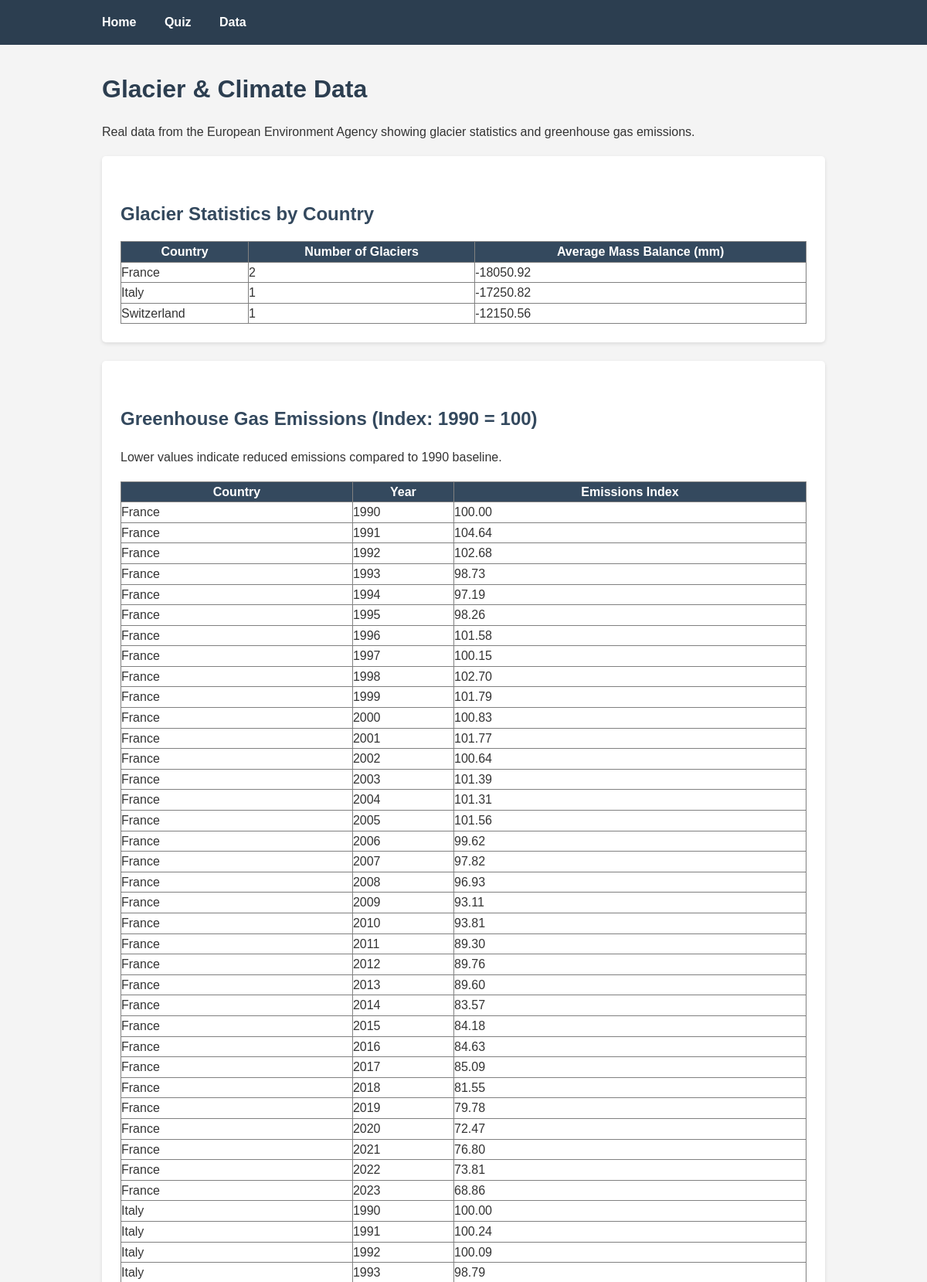
Page /data (upper part) on the committed database.
### tables this page shows
CREATE TABLE countries ( 
    country_id INTEGER PRIMARY KEY AUTOINCREMENT, 
    country_name TEXT UNIQUE NOT NULL 
);

CREATE TABLE ghg_emissions (
    ghg_id INTEGER PRIMARY KEY AUTOINCREMENT,
    country_id INTEGER NOT NULL,
    year INTEGER NOT NULL,
    emissions_index REAL,
    UNIQUE(country_id, year),
    FOREIGN KEY (country_id) REFERENCES countries(country_id)
);

### app.py (the view)
@app.route('/data')
def data():
    conn = sqlite3.connect('alpinewatch.db')
    cursor = conn.cursor()
    cursor.execute('''
        SELECT c.country_name, COUNT(DISTINCT g.glacier_id) as glacier_count,
               AVG(gd.net_mass_balance) as avg_mass_balance
        FROM countries c
        LEFT JOIN glaciers g ON c.country_id = g.country_id
        LEFT JOIN glacier_data gd ON g.glacier_id = gd.glacier_id
        WHERE c.country_name IN ('Switzerland', 'Italy', 'France')
        GROUP BY c.country_name
    ''')
    glacier_stats = cursor.fetchall()
    cursor.execute('''
    SELECT c.country_name, ge.year, ge.emissions_index
    FROM ghg_emissions ge
    JOIN countries c ON ge.country_id = c.country_id
    WHERE c.country_name IN ('Switzerland', 'Italy', 'France')
    ORDER BY c.country_name, ge.year
''')
    ghg_data = cursor.fetchall()
    conn.close()
    return render_template('data.html', glacier_stats=glacier_stats, ghg_data=ghg_data)

### templates/Data.html (shortened to what this page needs)
<!DOCTYPE html>
<html lang="en">
<head>
    <link rel="stylesheet" href="{{ url_for('static', filename='style.css') }}">
</head>
<body>
    <nav>
        <div class="container">
            <a href="/">Home</a>
            <a href="/quiz">Quiz</a>
            <a href="/data">Data</a>
        </div>
    </nav>
    <main>
        <div class="container">
            <h1>Glacier & Climate Data</h1>
            <p>Real data from the European Environment Agency showing glacier statistics and greenhouse gas emissions.</p>
            <div class="card">
                <h2>Glacier Statistics by Country</h2>
                <table border="1" cellpadding="10" cellspacing="0" style="width: 100%; border-collapse: collapse;">
                    <thead>
                        <tr style="background-color: #34495e; color: white;">
                            <th>Country</th>
                            <th>Number of Glaciers</th>
                            <th>Average Mass Balance (mm)</th>
                        </tr>
                    </thead>
                    <tbody>
                        {% for stat in glacier_stats %}
                        <tr>
                            <td>{{ stat[0] }}</td>
                            <td>{{ stat[1] }}</td>
                            <td>{{ "%.2f"|format(stat[2]) if stat[2] else "N/A" }}</td>
                        </tr>
                        {% endfor %}
                    </tbody>
                </table>
            </div>
            <div class="card">
                <h2>Greenhouse Gas Emissions (Index: 1990 = 100)</h2>
                <p>Lower values indicate reduced emissions compared to 1990 baseline.</p>
                <table border="1" cellpadding="10" cellspacing="0" style="width: 100%; border-collapse: collapse;">
                    <thead>
                        <tr style="background-color: #34495e; color: white;">
                            <th>Country</th>
                            <th>Year</th>
                            <th>Emissions Index</th>
                        </tr>
                    </thead>
                    <tbody>
                        {% for emission in ghg_data %}
                        <tr>
                            <td>{{ emission[0] }}</td>
                            <td>{{ emission[1] }}</td>
                            <td>{{ "%.2f"|format(emission[2]) }}</td>
                        </tr>
                        {% endfor %}
                    </tbody>
                </table>
            </div>
        </div>
    </main>
</body>
</html>

### static/style.css (style rules this page uses)
* { margin: 0; padding: 0; box-sizing: border-box; }
body { font-family: Arial, sans-serif; line-height: 1.6; color: #333; background-color: #f4f4f4; }
nav { background-color: #2c3e50; padding: 1rem; margin-bottom: 2rem; }
nav a { color: white; text-decoration: none; margin-right: 2rem; font-weight: bold; }
.container { max-width: 1000px; margin: 0 auto; padding: 0 2rem; }
h1 { color: #2c3e50; margin-bottom: 1rem; }
h2 { color: #34495e; margin-top: 2rem; margin-bottom: 1rem; }
p { margin-bottom: 1rem; line-height: 1.8; }
.card { background-color: white; padding: 1.5rem; border-radius: 5px; margin-bottom: 1.5rem; box-shadow: 0 2px 5px rgba(0,0,0,0.1); }

### rows in the picture
countries: country_name "France", stat "2", value "-18050.92"
countries: country_name "Italy", stat "1", value "-17250.82"
countries: country_name "Switzerland", stat "1", value "-12150.56"
ghg_emissions: country_name "France", year "1990", emissions_index "100.00"
ghg_emissions: country_name "France", year "1991", emissions_index "104.64"
ghg_emissions: country_name "France", year "1992", emissions_index "102.68"
ghg_emissions: country_name "France", year "1993", emissions_index "98.73"
ghg_emissions: country_name "France", year "1994", emissions_index "97.19"
ghg_emissions: country_name "France", year "1995", emissions_index "98.26"
ghg_emissions: country_name "France", year "1996", emissions_index "101.58"
ghg_emissions: country_name "France", year "1997", emissions_index "100.15"
ghg_emissions: country_name "France", year "1998", emissions_index "102.70"
ghg_emissions: country_name "France", year "1999", emissions_index "101.79"
ghg_emissions: country_name "France", year "2000", emissions_index "100.83"
ghg_emissions: country_name "France", year "2001", emissions_index "101.77"
ghg_emissions: country_name "France", year "2002", emissions_index "100.64"
ghg_emissions: country_name "France", year "2003", emissions_index "101.39"
ghg_emissions: country_name "France", year "2004", emissions_index "101.31"
ghg_emissions: country_name "France", year "2005", emissions_index "101.56"
ghg_emissions: country_name "France", year "2006", emissions_index "99.62"
ghg_emissions: country_name "France", year "2007", emissions_index "97.82"
ghg_emissions: country_name "France", year "2008", emissions_index "96.93"
ghg_emissions: country_name "France", year "2009", emissions_index "93.11"
ghg_emissions: country_name "France", year "2010", emissions_index "93.81"
ghg_emissions: country_name "France", year "2011", emissions_index "89.30"
ghg_emissions: country_name "France", year "2012", emissions_index "89.76"
ghg_emissions: country_name "France", year "2013", emissions_index "89.60"
ghg_emissions: country_name "France", year "2014", emissions_index "83.57"
ghg_emissions: country_name "France", year "2015", emissions_index "84.18"
ghg_emissions: country_name "France", year "2016", emissions_index "84.63"
ghg_emissions: country_name "France", year "2017", emissions_index "85.09"
ghg_emissions: country_name "France", year "2018", emissions_index "81.55"
ghg_emissions: country_name "France", year "2019", emissions_index "79.78"
ghg_emissions: country_name "France", year "2020", emissions_index "72.47"
ghg_emissions: country_name "France", year "2021", emissions_index "76.80"
ghg_emissions: country_name "France", year "2022", emissions_index "73.81"
ghg_emissions: country_name "France", year "2023", emissions_index "68.86"
ghg_emissions: country_name "Italy", year "1990", emissions_index "100.00"
ghg_emissions: country_name "Italy", year "1991", emissions_index "100.24"
ghg_emissions: country_name "Italy", year "1992", emissions_index "100.09"
ghg_emissions: country_name "Italy", year "1993", emissions_index "98.79"
